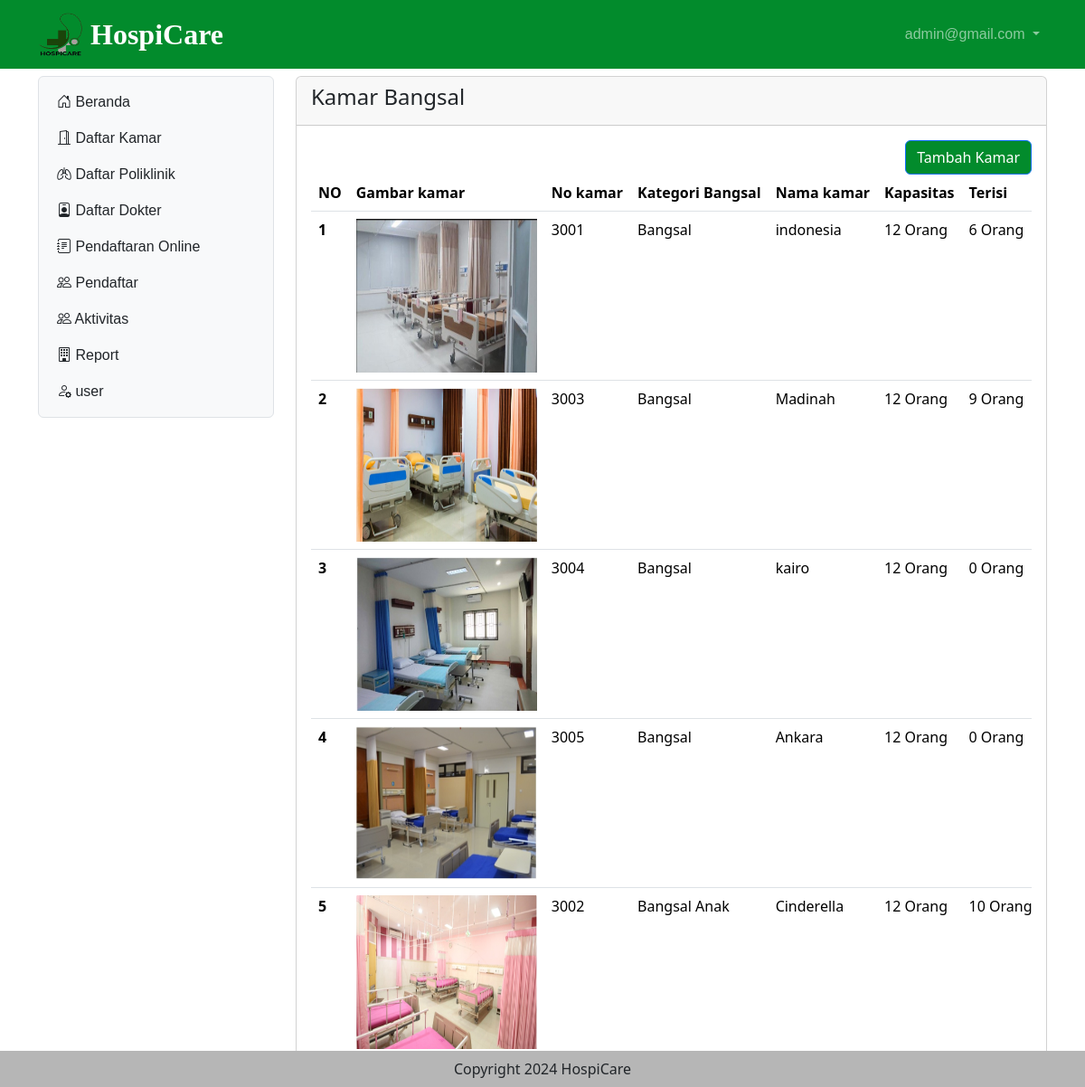
The app's page /projeck_baru_hospicare/bangsal (signed in) with its own data.
### tables this page shows
CREATE TABLE IF NOT EXISTS `tb_user` (
  `id` int NOT NULL AUTO_INCREMENT,
  `nama` varchar(200) DEFAULT NULL,
  `username` varchar(200) DEFAULT NULL,
  `password` varchar(200) DEFAULT NULL,
  `level` int DEFAULT NULL,
  `nohp` varchar(20) DEFAULT NULL,
  `alamat` varchar(100) DEFAULT NULL,
  `foto` varchar(50) DEFAULT NULL,
  PRIMARY KEY (`id`)
);

CREATE TABLE IF NOT EXISTS `tbbaru` (
  `id` int NOT NULL AUTO_INCREMENT,
  `foto` varchar(50) DEFAULT NULL,
  `no_kamar` varchar(50) DEFAULT NULL,
  `nama_kamar` varchar(30) DEFAULT NULL,
  `kapasitas` varchar(50) DEFAULT NULL,
  `terisi` varchar(50) DEFAULT NULL,
  `status_kamar` varchar(50) DEFAULT NULL,
  `kategori` varchar(50) DEFAULT NULL,
  PRIMARY KEY (`id`),
  KEY `FK_tbbaru_tb_kelaskamar` (`kategori`),
  CONSTRAINT `FK_tbbaru_tb_kelaskamar` FOREIGN KEY (`kategori`) REFERENCES `tb_kelaskamar` (`kategori`) ON DELETE RESTRICT ON UPDATE CASCADE
);

CREATE TABLE IF NOT EXISTS `tb_kelaskamar` (
  `kategori` varchar(50) NOT NULL DEFAULT '0',
  `fasilitas` varchar(200) NOT NULL DEFAULT '0',
  `kode` varchar(50) DEFAULT NULL,
  PRIMARY KEY (`kategori`)
);

### projeck_baru_hospicare/bangsal.php (the view, shortened to what this page needs)
<?php
include "proses/connect.php";
$query = mysqli_query($conn, "SELECT * FROM tbbaru
LEFT JOIN tb_kelaskamar ON tb_kelaskamar.kategori = tbbaru.kategori where kode='lll'");
while ($record = mysqli_fetch_array($query)) {
    $result[] = $record;
}
?>
<div class="col-lg-9 mt-2">
    <div class="card">
        <div class="card-header">
            <h4> Kamar Bangsal</h4>
        </div>
        <div class="card-body w-100">
            <div class="row">
                <div class="col d-flex justify-content-end">
                    <button class="btn btn-primary" data-bs-toggle="modal" data-bs-target="#modaltambahkamar" style="background-color: rgb(2, 139, 44)">Tambah Kamar</button>
                </div>
            </div>
            <?php
            if (empty($result)) {
                echo "Data kamar tidak ada";
            } else {
            ?>
                <div class="table-responsive">
                    <table id="example" class="table table-hover">
                        <thead>
                            <tr class="text-nowrap">
                                <th scope="col">NO</th>
                                <th scope="col">Gambar kamar</th>
                                <th scope="col">No kamar</th>
                                <th scope="col">Kategori Bangsal</th>
                                <th scope="col">Nama kamar</th>
                                <th scope="col">Kapasitas</th>
                                <th scope="col">Terisi</th>
                            </tr>
                        </thead>
                        <tbody>
                            <?php
                            $no = 1;
                            foreach ($result as $row) {
                            ?>
                                <tr class="text-nowrap">
                                    <th scope="row"><?php echo $no++; ?></th>
                                    <td><img src="assets/img/<?php echo $row['foto']; ?>" style="width: 200px; height: 170px;" alt="..."></td>
                                    <td><?php echo $row['no_kamar']; ?></td>
                                    <td><?php echo $row['kategori']; ?></td>
                                    <td><?php echo $row['nama_kamar']; ?></td>
                                    <td><?php echo $row['kapasitas']; ?></td>
                                    <td><?php echo $row['terisi']; ?></td>
                                </tr>
                            <?php
                            }
                            ?>
                        </tbody>
                    </table>
                </div>
                <?php foreach ($result as $row) { ?>
        </div>
    </div>
<?php } ?>
<?php } ?>

### projeck_baru_hospicare/header.php (shortened to what this page needs)
<?php
include "proses/connect.php";
$query = mysqli_query($conn, "SELECT * FROM tb_user WHERE username='$_SESSION[username_hospicare]'");
?>
<nav class="navbar navbar-expand navbar-dark  sticky-top " style="background-color: rgb(2, 139, 44)">
    <div class="container-lg">
        <a class="navbar-brand d-flex align-items-center" href=".">
            <img class="me-2" src="logo6.png" alt="" width="50" height="50">
            <span class=" display-7">HospiCare</span>
        </a>
        <div class="collapse navbar-collapse" id="navbarSupportedContent">
            <ul class="navbar-nav ms-auto mb-2 mb-lg-0">
                <li class="nav-item dropdown">
                    <a class="nav-link dropdown-toggle " href="#" role="button" data-bs-toggle="dropdown" aria-expanded="false">
                        <?php
                        echo $hasil['username'];
                        ?>
                    </a>
                </li>
            </ul>
        </div>
    </div>
</nav>

### projeck_baru_hospicare/style.css (style rules this page uses)
:root { --custom-background-color: rgb(2, 139, 44) !important; }
.navbar-brand { font-family: 'Times New Roman', Times, serif; font-weight: bold; font-size: 24pt; }
.nav-link { font-family: Arial, Helvetica, sans-serif; font-size: 12pt; }
.table { width: 100%; }

### records on screen
tb_user: username "admin@gmail.com"
tbbaru: foto (picture), no_kamar "3001", kategori.kategori "Bangsal", nama_kamar "indonesia", kapasitas "12 Orang", terisi "6 Orang"
tbbaru: foto (picture), no_kamar "3003", kategori.kategori "Bangsal", nama_kamar "Madinah", kapasitas "12 Orang", terisi "9 Orang"
tbbaru: foto (picture), no_kamar "3004", kategori.kategori "Bangsal", nama_kamar "kairo", kapasitas "12 Orang", terisi "0 Orang"
tbbaru: foto (picture), no_kamar "3005", kategori.kategori "Bangsal", nama_kamar "Ankara", kapasitas "12 Orang", terisi "0 Orang"
tbbaru: foto (picture), no_kamar "3002", kategori.kategori "Bangsal Anak", nama_kamar "Cinderella", kapasitas "12 Orang", terisi "10 Orang"
